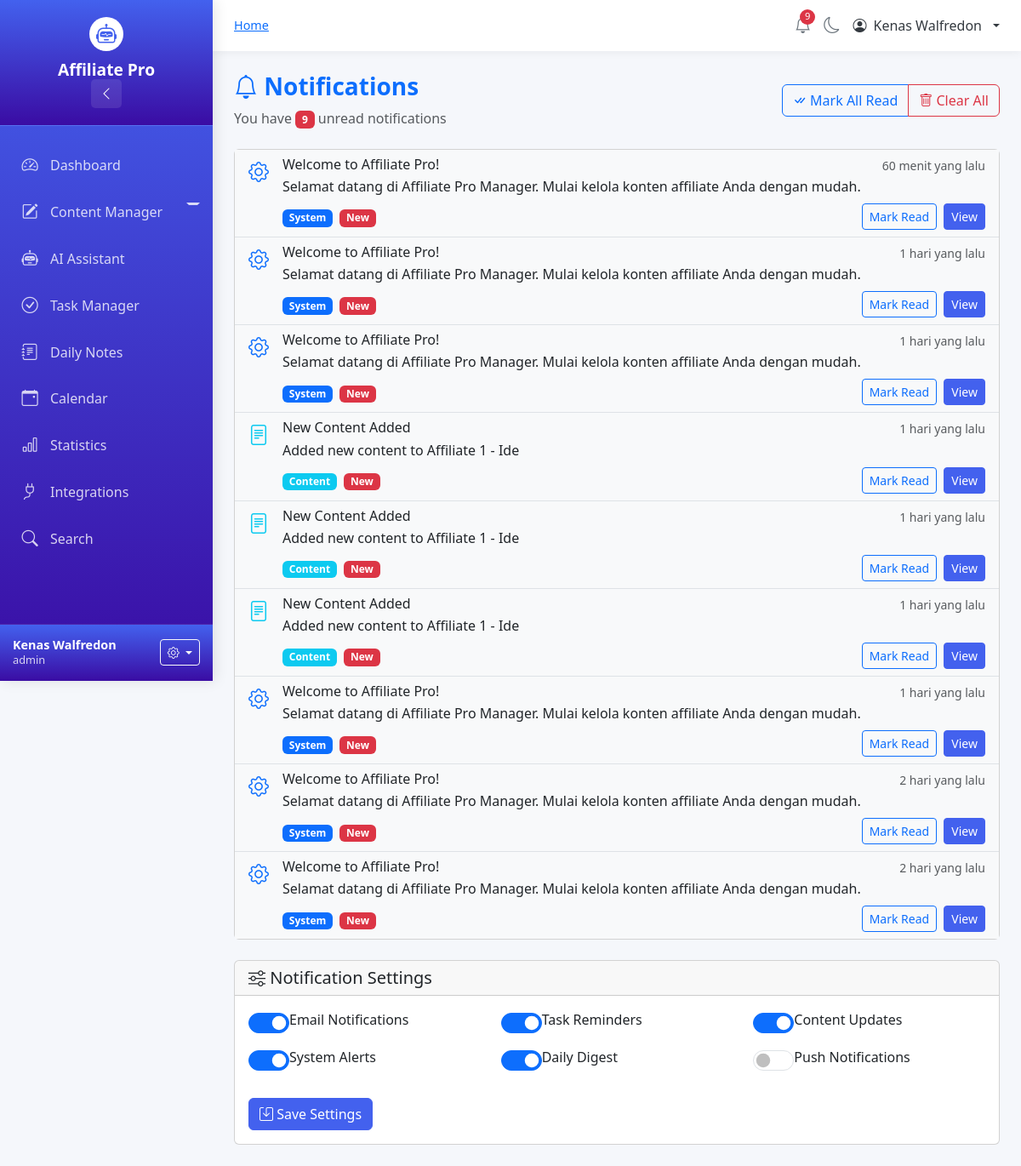
The page /notifications (signed in) on the database its author committed.
### tables this page shows
CREATE TABLE notifications (
            id INTEGER PRIMARY KEY AUTOINCREMENT,
            username TEXT NOT NULL,
            type TEXT NOT NULL,
            title TEXT NOT NULL,
            message TEXT NOT NULL,
            is_read BOOLEAN DEFAULT 0,
            action_url TEXT,
            created_at TIMESTAMP DEFAULT CURRENT_TIMESTAMP,
            FOREIGN KEY (username) REFERENCES users(username) ON DELETE CASCADE
        );

### app.py (the view, shortened to what this page needs)
@app.route("/notifications")
@login_required
def notifications():
    conn = get_db()
    c = conn.cursor()
    try:
        c.execute("""
            SELECT
                id,
                type,
                title,
                message,
                is_read,
                created_at,
                action_url
            FROM notifications
            WHERE username=?
            ORDER BY created_at DESC
            LIMIT 50
        """, (session['username'],))
        notifications_list = c.fetchall()
    except:
        notifications_list = []
    mark_read = request.args.get('mark_read')
    try:
        c.execute("""
            SELECT COUNT(*) FROM notifications
            WHERE username=? AND is_read=0
        """, (session['username'],))
        result = c.fetchone()
        unread_count = result[0] if result else 0
    except:
        unread_count = 0
    conn.close()
    return render_template("notifications.html",
                         notifications=notifications_list,
                         unread_count=unread_count)

### app.py (called while the page is built)
def get_db():
    conn = sqlite3.connect("database.db")
    conn.row_factory = sqlite3.Row
    return conn

def login_required(f):
    @wraps(f)
    def decorated_function(*args, **kwargs):
        if not session.get("login"):
            flash("Silakan login terlebih dahulu", "warning")
            return redirect("/")
        return f(*args, **kwargs)
    return decorated_function

def calculate_time_ago(date_string):
    if not date_string:
        return ''
    try:
        if isinstance(date_string, str):
            date = datetime.strptime(date_string, '%Y-%m-%d %H:%M:%S')
        else:
            date = date_string
    except:
        return date_string
    now = datetime.now()
    diff = now - date
    if diff.days > 365:
        years = diff.days // 365
        return f'{years} tahun yang lalu'
    elif diff.days > 30:
        months = diff.days // 30
        return f'{months} bulan yang lalu'
    elif diff.days > 0:
        return f'{diff.days} hari yang lalu'
    elif diff.seconds > 3600:
        hours = diff.seconds // 3600
        return f'{hours} jam yang lalu'
    elif diff.seconds > 60:
        minutes = diff.seconds // 60
        return f'{minutes} menit yang lalu'
    else:
        return 'Baru saja'

@app.context_processor
def inject_global_vars():
    unread_notifications = 0
    if session.get('login'):
        try:
            conn = get_db()
            c = conn.cursor()
            c.execute("SELECT COUNT(*) FROM notifications WHERE username=? AND is_read=0",
                     (session['username'],))
            result = c.fetchone()
            unread_notifications = result[0] if result else 0
            conn.close()
        except:
            unread_notifications = 0
    return dict(
        datetime=datetime,
        now=datetime.now(),
        accounts=ACCOUNTS,
        categories=CATEGORIES,
        app_name="Affiliate Pro Manager",
        unread_notifications=unread_notifications,
        month_names=['Januari', 'Februari', 'Maret', 'April', 'Mei', 'Juni',
                    'Juli', 'Agustus', 'September', 'Oktober', 'November', 'Desember']
    )

### templates/notifications.html (shortened to what this page needs)
{% extends "base.html" %}
{% block content %}
<div class="notifications-page">
    <div class="row mb-4">
        <div class="col">
            <div class="d-flex justify-content-between align-items-center">
                <div>
                    <h1 class="h3 fw-bold text-primary">
                        <i class="bi bi-bell"></i> Notifications
                    </h1>
                    <p class="text-muted mb-0">
                        {% if unread_count > 0 %}
                        You have <span class="badge bg-danger">{{ unread_count }}</span> unread notifications
                        {% else %}
                        All caught up!
                        {% endif %}
                    </p>
                </div>
                <div class="btn-group">
                    <a href="/notifications?mark_read=all" class="btn btn-outline-primary">
                        <i class="bi bi-check-all"></i> Mark All Read
                    </a>
                    <a href="/notifications/clear" class="btn btn-outline-danger"
                       onclick="return confirm('Clear all notifications?')">
                        <i class="bi bi-trash"></i> Clear All
                    </a>
                </div>
            </div>
        </div>
    </div>
    <div class="row">
        <div class="col">
            <div class="card">
                <div class="card-body p-0">
                    {% if notifications %}
                    <div class="list-group list-group-flush">
                        {% for notification in notifications %}
                        <div class="list-group-item {% if not notification.is_read %}bg-light{% endif %}">
                            <div class="d-flex">
                                <div class="flex-shrink-0">
                                    <i class="bi bi-{% if notification.type == 'task' %}check-circle{% elif notification.type == 'content' %}file-text{% elif notification.type == 'system' %}gear{% else %}info-circle{% endif %}
                                        text-{% if notification.type == 'task' %}warning{% elif notification.type == 'content' %}info{% elif notification.type == 'system' %}primary{% else %}success{% endif %}
                                        fs-4 mt-1"></i>
                                </div>
                                <div class="flex-grow-1 ms-3">
                                    <div class="d-flex justify-content-between align-items-start">
                                        <h6 class="mb-1">{{ notification.title }}</h6>
                                        <small class="text-muted">
                                            {{ notification.created_at|calculate_time_ago }}
                                        </small>
                                    </div>
                                    <p class="mb-1">{{ notification.message }}</p>
                                    <div class="d-flex justify-content-between align-items-center mt-2">
                                        <div>
                                            <span class="badge bg-{% if notification.type == 'task' %}warning{% elif notification.type == 'content' %}info{% elif notification.type == 'system' %}primary{% else %}success{% endif %}">
                                                {{ notification.type|title }}
                                            </span>
                                            {% if not notification.is_read %}
                                            <span class="badge bg-danger ms-1">New</span>
                                            {% endif %}
                                        </div>
                                        <div>
                                            {% if not notification.is_read %}
                                            <a href="/notification/{{ notification.id }}/read"
                                               class="btn btn-sm btn-outline-primary">
                                                Mark Read
                                            </a>
                                            {% endif %}
                                            {% if notification.action_url %}
                                            <a href="{{ notification.action_url }}"
                                               class="btn btn-sm btn-primary ms-1">
                                                View
                                            </a>
                                            {% endif %}
                                        </div>
                                    </div>
                                </div>
                            </div>
                        </div>
                        {% endfor %}
                    </div>
                    {% else %}
                    <div class="text-center py-5">
                        <i class="bi bi-bell-slash text-muted fs-1"></i>
                        <p class="mt-3">No notifications yet</p>
                        <p class="text-muted small">You'll see notifications here for tasks, content updates, and system alerts.</p>
                    </div>
                    {% endif %}
                </div>
            </div>
        </div>
    </div>
    <div class="row mt-4">
        <div class="col">
            <div class="card">
                <div class="card-header">
                    <h5 class="mb-0">
                        <i class="bi bi-sliders"></i> Notification Settings
                    </h5>
                </div>
                <div class="card-body">
                    <form>
                        <div class="row">
                            <div class="col-md-4 mb-3">
                                <div class="form-check form-switch">
                                    <input class="form-check-input" type="checkbox" id="emailNotifications" checked>
                                    <label class="form-check-label" for="emailNotifications">
                                        Email Notifications
                                    </label>
                                </div>
                            </div>
                            <div class="col-md-4 mb-3">
                                <div class="form-check form-switch">
                                    <input class="form-check-input" type="checkbox" id="taskReminders" checked>
                                    <label class="form-check-label" for="taskReminders">
                                        Task Reminders
                                    </label>
                                </div>
                            </div>
                            <div class="col-md-4 mb-3">
                                <div class="form-check form-switch">
                                    <input class="form-check-input" type="checkbox" id="contentUpdates" checked>
                                    <label class="form-check-label" for="contentUpdates">
                                        Content Updates
                                    </label>
                                </div>
                            </div>
                        </div>
                        <div class="row">
                            <div class="col-md-4 mb-3">
                                <div class="form-check form-switch">
                                    <input class="form-check-input" type="checkbox" id="systemAlerts" checked>
                                    <label class="form-check-label" for="systemAlerts">
                                        System Alerts
                                    </label>
                                </div>
                            </div>
                            <div class="col-md-4 mb-3">
                                <div class="form-check form-switch">
                                    <input class="form-check-input" type="checkbox" id="dailyDigest" checked>
                                    <label class="form-check-label" for="dailyDigest">
                                        Daily Digest
                                    </label>
                                </div>
                            </div>
                            <div class="col-md-4 mb-3">
                                <div class="form-check form-switch">
                                    <input class="form-check-input" type="checkbox" id="pushNotifications">
                                    <label class="form-check-label" for="pushNotifications">
                                        Push Notifications
                                    </label>
                                </div>
                            </div>
                        </div>
                        <div class="mt-3">
                            <button type="submit" class="btn btn-primary">
                                <i class="bi bi-save"></i> Save Settings
                            </button>
                        </div>
                    </form>
                </div>
            </div>
        </div>
    </div>
</div>
{% endblock %}

### templates/base.html (style rules this page uses)
:root { --primary-color: #4361ee; --secondary-color: #6c757d; --success-color: #28a745; --warning-color: #ffc107; --danger-color: #dc3545; --info-color: #17a2b8; --light-color: #f8f9fa; --dark-color: #343a40; --sidebar-width: 250px; --header-height: 60px; --transition-speed: 0.3s; }
* { margin: 0; padding: 0; box-sizing: border-box; }
body { font-family: 'Segoe UI', Tahoma, Geneva, Verdana, sans-serif; background-color: #f5f7fb; color: #333; overflow-x: hidden; }
.btn-primary { background: var(--primary-color); border-color: var(--primary-color); }

### templates/notifications.html (style rules this page uses)
.list-group-item { border-left: 4px solid transparent; transition: all 0.3s ease; }
.list-group-item.bg-light { border-left-color: var(--primary-color); }
.form-switch .form-check-input { width: 3em; height: 1.5em; }

### rows shown on the page
notifications: title "Welcome to Affiliate Pro!", created_at|calculate_time_ago "60 menit yang lalu", message "Selamat datang di Affiliate Pro Manager. Mulai kelola konten affiliate Anda dengan mudah.", type "System", is_read "New"
notifications: title "Welcome to Affiliate Pro!", created_at|calculate_time_ago "1 hari yang lalu", message "Selamat datang di Affiliate Pro Manager. Mulai kelola konten affiliate Anda dengan mudah.", type "System", is_read "New"
notifications: title "Welcome to Affiliate Pro!", created_at|calculate_time_ago "1 hari yang lalu", message "Selamat datang di Affiliate Pro Manager. Mulai kelola konten affiliate Anda dengan mudah.", type "System", is_read "New"
notifications: title "New Content Added", created_at|calculate_time_ago "1 hari yang lalu", message "Added new content to Affiliate 1 - Ide", type "Content", is_read "New"
notifications: title "New Content Added", created_at|calculate_time_ago "1 hari yang lalu", message "Added new content to Affiliate 1 - Ide", type "Content", is_read "New"
notifications: title "New Content Added", created_at|calculate_time_ago "1 hari yang lalu", message "Added new content to Affiliate 1 - Ide", type "Content", is_read "New"
notifications: title "Welcome to Affiliate Pro!", created_at|calculate_time_ago "1 hari yang lalu", message "Selamat datang di Affiliate Pro Manager. Mulai kelola konten affiliate Anda dengan mudah.", type "System", is_read "New"
notifications: title "Welcome to Affiliate Pro!", created_at|calculate_time_ago "2 hari yang lalu", message "Selamat datang di Affiliate Pro Manager. Mulai kelola konten affiliate Anda dengan mudah.", type "System", is_read "New"
notifications: title "Welcome to Affiliate Pro!", created_at|calculate_time_ago "2 hari yang lalu", message "Selamat datang di Affiliate Pro Manager. Mulai kelola konten affiliate Anda dengan mudah.", type "System", is_read "New"

### other values the page prints
{{ session.get('username', 'User') }} "Kenas Walfredon"
{{ session.get('user_role', 'User') }} "admin"
{{ unread_notifications }} "9"
{{ unread_count }} "9"
